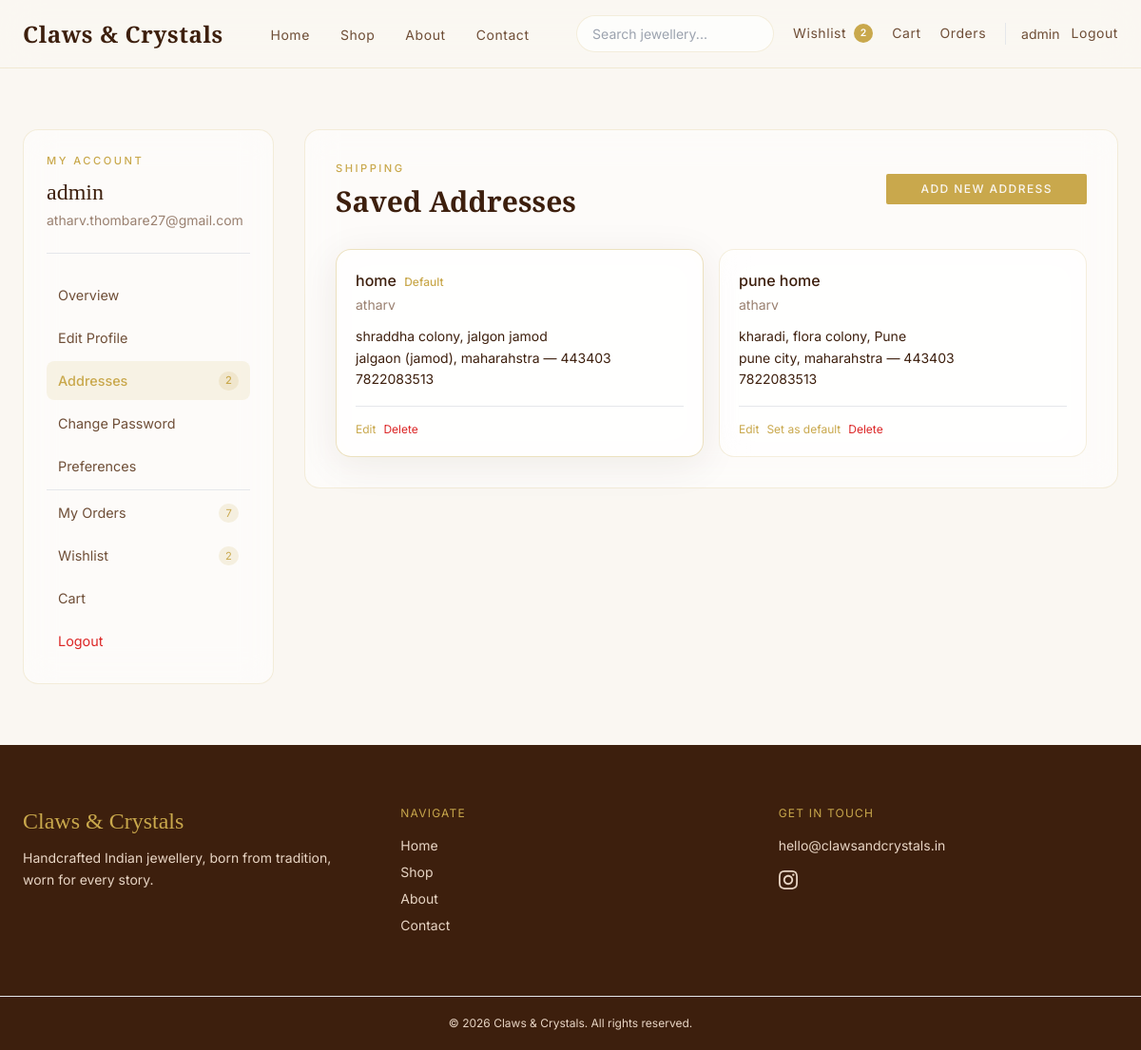
Screenshot of /accounts/profile/addresses/ (signed in) with the database file from the repository.
### accounts/models.py (models this page shows, shortened)
class ShippingAddress(models.Model):
    user = models.ForeignKey(
        settings.AUTH_USER_MODEL,
        on_delete=models.CASCADE,
        related_name="shipping_addresses",
    )
    label = models.CharField(max_length=50, default="Home")
    full_name = models.CharField(max_length=255)
    email = models.EmailField()
    phone = models.CharField(max_length=20)
    address = models.TextField()
    city = models.CharField(max_length=100)
    state = models.CharField(max_length=100)
    pincode = models.CharField(max_length=20)
    is_default = models.BooleanField(default=False)
    created_at = models.DateTimeField(auto_now_add=True)
    class Meta:
        ordering = ["-is_default", "-created_at"]

### accounts/profile_views.py (the view)
# urls.py: path("profile/addresses/", profile_addresses, name="profile_addresses"),
@login_required
def profile_addresses(request):
    user = request.user
    addresses = ShippingAddress.objects.filter(user=user)
    return render(
        request,
        "accounts/profile/addresses.html",
        {
            **_profile_context(user, "addresses"),
            "addresses": addresses,
        },
    )

### accounts/profile_views.py (called while the page is built)
def _profile_context(user, active_section):
    return {
        "active_section": active_section,
        "order_count": Order.objects.filter(user=user).count(),
        "address_count": ShippingAddress.objects.filter(user=user).count(),
        "wishlist_count": Wishlist.objects.filter(user=user).count(),
        "cart_count": CartItem.objects.filter(user=user).count(),
    }

### cart/context_processors.py (called while the page is built)
def navbar_counts(request):
    cart_count = 0
    wishlist_count = 0
    if request.user.is_authenticated:
        cart_count = (
            CartItem.objects.filter(
                user=request.user
            ).aggregate(
                total=Sum("quantity")
            )["total"]
            or 0
        )
        wishlist_count = Wishlist.objects.filter(
            user=request.user
        ).count()
    return {
        "cart_count": cart_count,
        "wishlist_count": wishlist_count,
    }

### templates/accounts/profile/addresses.html (shortened to what this page needs)
{% extends "accounts/profile/base_profile.html" %}
{% block profile_content %}
<div class="glass-card p-6 md:p-8">
    <div class="flex flex-col sm:flex-row justify-between items-start sm:items-center gap-4 mb-8">
        <div>
            <span class="section-eyebrow">Shipping</span>
            <h1 class="section-title text-left !text-3xl">Saved Addresses</h1>
        </div>
        <a href="{% url 'profile_address_add' %}" class="btn-primary !text-xs !py-2">Add New Address</a>
    </div>
    {% if addresses %}
    <div class="grid sm:grid-cols-2 gap-4">
        {% for address in addresses %}
        <div class="glass-card p-5 {% if address.is_default %}glass-card--selected{% endif %}">
            <div class="flex justify-between items-start mb-3">
                <div>
                    <p class="font-medium text-brown">
                        {{ address.label }}
                        {% if address.is_default %}
                        <span class="text-xs text-gold ml-1">Default</span>
                        {% endif %}
                    </p>
                    <p class="text-sm text-muted mt-1">{{ address.full_name }}</p>
                </div>
            </div>
            <p class="text-sm text-brown leading-relaxed">
                {{ address.address }}<br>
                {{ address.city }}, {{ address.state }} — {{ address.pincode }}<br>
                {{ address.phone }}
            </p>
            <div class="flex flex-wrap gap-2 mt-4 pt-4 border-t border-gold/10">
                <a href="{% url 'profile_address_edit' address.id %}"
                    class="text-xs text-gold hover:underline">Edit</a>
                {% if not address.is_default %}
                <a href="{% url 'profile_address_set_default' address.id %}"
                    class="text-xs text-gold hover:underline">Set as default</a>
                {% endif %}
                <a href="{% url 'profile_address_delete' address.id %}"
                    class="text-xs text-red-600 hover:underline">Delete</a>
            </div>
        </div>
        {% endfor %}
    </div>
    {% else %}
    <div class="empty-state">
        <h3 class="empty-state__title">No addresses saved</h3>
        <p class="empty-state__text">Add an address for faster checkout.</p>
        <a href="{% url 'profile_address_add' %}" class="btn-primary mt-6">Add Address</a>
    </div>
    {% endif %}
</div>
{% endblock %}

### templates/partials/navbar.html (shortened to what this page needs)
<nav class="site-nav sticky top-0 z-50" id="site-nav">
    <div class="page-container py-4">
        <div class="flex items-center justify-between gap-4">
            <a href="/"
                class="font-serif text-2xl font-semibold tracking-wide text-brown hover:text-gold transition-colors shrink-0">
                Claws &amp; Crystals
            </a>
            <ul class="hidden lg:flex items-center gap-8">
                <li><a href="/" class="nav-link">Home</a></li>
                <li><a href="{% url 'product_list' %}" class="nav-link">Shop</a></li>
                <li><a href="{% url 'about' %}" class="nav-link">About</a></li>
                <li><a href="{% url 'contact' %}" class="nav-link">Contact</a></li>
            </ul>
            <div class="hidden lg:flex items-center gap-5">
                <form method="GET" action="{% url 'product_list' %}">
                    <input type="text" name="q" placeholder="Search jewellery..."
                        value="{{ request.GET.q }}" class="search-input">
                </form>
                <a href="{% url 'wishlist' %}" class="nav-link flex items-center gap-2">
                    Wishlist
                    {% if wishlist_count %}
                    <span class="badge-count">{{ wishlist_count }}</span>
                    {% endif %}
                </a>
                <a href="{% url 'cart' %}" class="nav-link flex items-center gap-2">
                    Cart
                </a>
                <a href="{% url 'my_orders' %}" class="nav-link">Orders</a>
                {% if request.user.is_authenticated %}
                <div class="flex items-center gap-3 pl-4 border-l border-gold/20">
                    <a href="{% url 'profile' %}" class="text-sm text-brown-mid hover:text-gold transition-colors">
                        {{ request.user.username }}
                    </a>
                    <a href="{% url 'logout' %}" class="nav-link">Logout</a>
                </div>
                {% else %}
                <div class="flex items-center gap-3 pl-4 border-l border-gold/20">
                    <a href="{% url 'login' %}" class="nav-link">Login</a>
                    <a href="{% url 'register' %}" class="btn-primary !py-2 !px-5 !text-xs">Register</a>
                </div>
                {% endif %}
            </div>
        </div>
    </div>
</nav>

### templates/accounts/partials/profile_sidebar.html (shortened to what this page needs)
<aside class="lg:col-span-1">
    <div class="glass-card p-6 lg:sticky lg:top-28">
        <div class="mb-6 pb-6 border-b border-gold/20">
            <p class="section-eyebrow">My Account</p>
            <h2 class="font-serif text-2xl text-brown">{{ request.user.username }}</h2>
            <p class="text-sm text-muted mt-1">{{ request.user.email }}</p>
        </div>
        <nav class="profile-nav space-y-1">
            <a href="{% url 'profile' %}"
                class="profile-nav__link {% if active_section == 'dashboard' %}is-active{% endif %}">
                Overview
            </a>
            <a href="{% url 'profile_edit' %}"
                class="profile-nav__link {% if active_section == 'edit' %}is-active{% endif %}">
                Edit Profile
            </a>
            <a href="{% url 'profile_addresses' %}"
                class="profile-nav__link {% if active_section == 'addresses' %}is-active{% endif %}">
                Addresses
                {% if address_count %}<span class="profile-nav__badge">{{ address_count }}</span>{% endif %}
            </a>
            <a href="{% url 'profile_password' %}"
                class="profile-nav__link {% if active_section == 'password' %}is-active{% endif %}">
                Change Password
            </a>
            <a href="{% url 'profile_settings' %}"
                class="profile-nav__link {% if active_section == 'settings' %}is-active{% endif %}">
                Preferences
            </a>
            <hr class="border-gold/20 my-3">
            <a href="{% url 'my_orders' %}" class="profile-nav__link">
                My Orders
                {% if order_count %}<span class="profile-nav__badge">{{ order_count }}</span>{% endif %}
            </a>
            <a href="{% url 'wishlist' %}" class="profile-nav__link">
                Wishlist
                {% if wishlist_count %}<span class="profile-nav__badge">{{ wishlist_count }}</span>{% endif %}
            </a>
            <a href="{% url 'cart' %}" class="profile-nav__link">
                Cart
            </a>
            <a href="{% url 'logout' %}" class="profile-nav__link text-red-600 hover:!text-red-700">
                Logout
            </a>
        </nav>
    </div>
</aside>

### static/css/design-tokens.css (style rules this page uses)
:root { --cc-font-serif: "Cormorant Garamond", Georgia, serif; --cc-font-sans: "Inter", system-ui, sans-serif; --cc-ivory: #FAF7F2; --cc-cream: #F3ECE3; --cc-blush: #E8D5C4; --cc-accent: #C9A84C; --cc-accent-light: #E8D499; --cc-accent-hover: #3D1F0D; --cc-brown: #3D1F0D; --cc-brown-mid: #6F4E37; --cc-muted: #9A8070; --cc-white: #FFFFFF; --cc-bg: var(--cc-ivory); --cc-bg-subtle: var(--cc-cream); --cc-text: var(--cc-brown); --cc-text-secondary: var(--cc-brown-mid); --cc-text-muted: var(--cc-muted); --cc-text-on-accent: var(--cc-ivory); --cc-text-on-dark: var(--cc-blush); --cc-danger: #b91c1c; --cc-success: #15803d; --cc-warning: #b45309; --cc-surface: rgba(255, 255, 255, 0.55); --cc-surface-solid: rgba(255, 255, 255, 0.85); --cc-surface-dark: var(--cc-brown); --cc-border: rgba(201, 168, 76, 0.18); --cc-border-strong: rgba(201, 168, 76, 0.35); --cc-input-bg: rgba(250, 247, 242, 0.8); --cc-nav-bg: rgba(250, 247, 242, 0.88); --cc-radius-sm: 0.5rem; --cc-radius-md: 1rem; --cc-radius-pill: 9999px; --cc-shadow-soft: 0 8px 40px rgba(61, 31, 13, 0.08); --cc-shadow-focus: 0 0 0 3px rgba(201, 168, 76, 0.15); --cc-blur: 16px; --cc-transition: 0.25s ease; --cc-space-page: 1.5rem; --cc-space-section: 4rem; --cc-container: 80rem; }

### static/css/style.css (style rules this page uses)
.page-container { max-width: var(--cc-container); margin-inline: auto; padding-inline: var(--cc-space-page); }
.nav-link { font-family: var(--cc-font-sans); font-size: 0.875rem; font-weight: 400; letter-spacing: 0.04em; color: var(--cc-text-secondary); text-decoration: none; position: relative; padding-bottom: 2px; transition: color var(--cc-transition); }
.nav-link::after { content: ""; position: absolute; bottom: 0; left: 0; width: 0; height: 1px; background: var(--cc-accent); transition: width 0.3s ease; }
.site-nav { background: var(--cc-nav-bg); backdrop-filter: blur(20px); -webkit-backdrop-filter: blur(20px); border-bottom: 1px solid var(--cc-border); }
.badge-count { display: inline-flex; align-items: center; justify-content: center; min-width: 1.25rem; height: 1.25rem; padding: 0 0.35rem; border-radius: var(--cc-radius-pill); background: var(--cc-accent); color: var(--cc-white); font-size: 0.65rem; font-weight: 600; }
.glass-card { background: var(--cc-surface); backdrop-filter: blur(var(--cc-blur)); -webkit-backdrop-filter: blur(var(--cc-blur)); border: 1px solid var(--cc-border); border-radius: var(--cc-radius-md); transition: box-shadow 0.3s ease, transform 0.3s ease, border-color var(--cc-transition); }
.glass-card--selected { border-color: var(--cc-border-strong); box-shadow: var(--cc-shadow-soft); }
.btn-primary { display: inline-flex; align-items: center; justify-content: center; gap: 0.5rem; background: var(--cc-accent); color: var(--cc-text-on-accent); padding: 0.875rem 2.25rem; font-family: var(--cc-font-sans); font-size: 0.8rem; font-weight: 500; letter-spacing: 0.12em; text-transform: uppercase; text-decoration: none; border: none; border-radius: 2px; cursor: pointer; transition: background var(--cc-transition), transform 0.2s ease, opacity var(--cc-transition); }
.section-eyebrow { display: block; font-family: var(--cc-font-sans); font-size: 0.7rem; font-weight: 500; letter-spacing: 0.22em; text-transform: uppercase; color: var(--cc-accent); margin-bottom: 0.5rem; }
.section-title { font-family: var(--cc-font-serif); font-size: clamp(2rem, 4vw, 3rem); font-weight: 600; color: var(--cc-text); line-height: 1.15; }
.search-input { width: 100%; max-width: 13rem; padding: 0.5rem 1rem; border-radius: var(--cc-radius-pill); border: 1px solid var(--cc-border); background: rgba(255, 255, 255, 0.7); font-size: 0.875rem; font-family: var(--cc-font-sans); color: var(--cc-text); outline: none; transition: border-color var(--cc-transition), box-shadow var(--cc-transition); }
.profile-nav__link { display: flex; align-items: center; justify-content: space-between; padding: 0.6rem 0.75rem; border-radius: var(--cc-radius-sm); font-size: 0.9rem; color: var(--cc-text-secondary); text-decoration: none; transition: background var(--cc-transition), color var(--cc-transition); }
.profile-nav__link.is-active { background: rgba(201, 168, 76, 0.12); color: var(--cc-accent); font-weight: 500; }
.profile-nav__badge { font-size: 0.7rem; background: rgba(201, 168, 76, 0.15); color: var(--cc-accent); padding: 0.1rem 0.45rem; border-radius: var(--cc-radius-pill); }

### rows the page displays
ShippingAddress: label "home", is_default "Default", full_name "atharv", address "shraddha colony, jalgon jamod", city "jalgaon (jamod)", state "maharahstra", pincode "443403", phone "7822083513"
ShippingAddress: label "pune home", full_name "atharv", address "kharadi, flora colony, Pune", city "pune city", state "maharahstra", pincode "443403", phone "7822083513", is_default "Set as default"

### other values shown
{{ wishlist_count }} "2"
{{ request.user.username }} "admin"
{{ request.user.email }} "atharv.thombare27@gmail.com"
{{ address_count }} "2"
{{ order_count }} "7"
